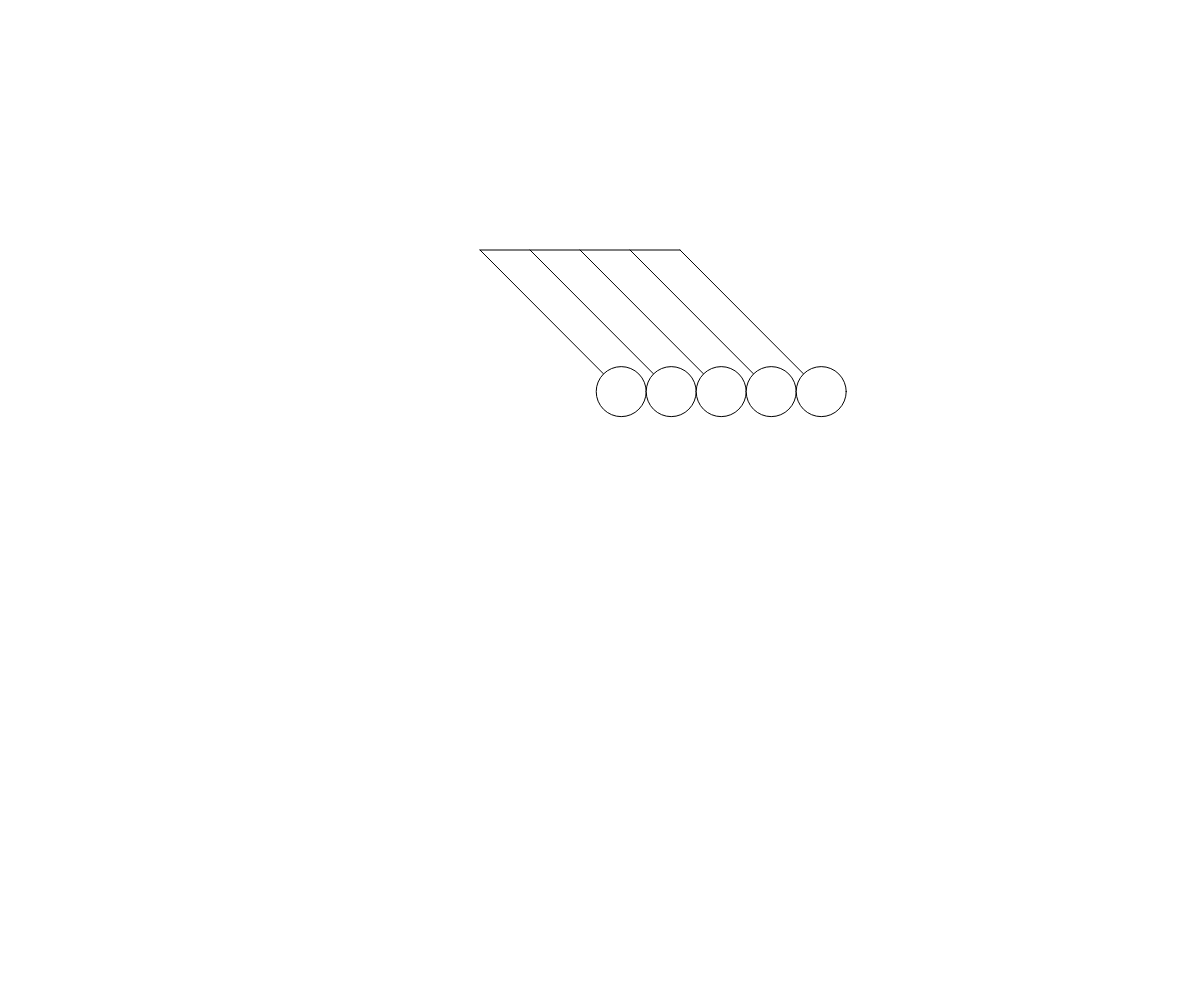
Frame 1 (no input)
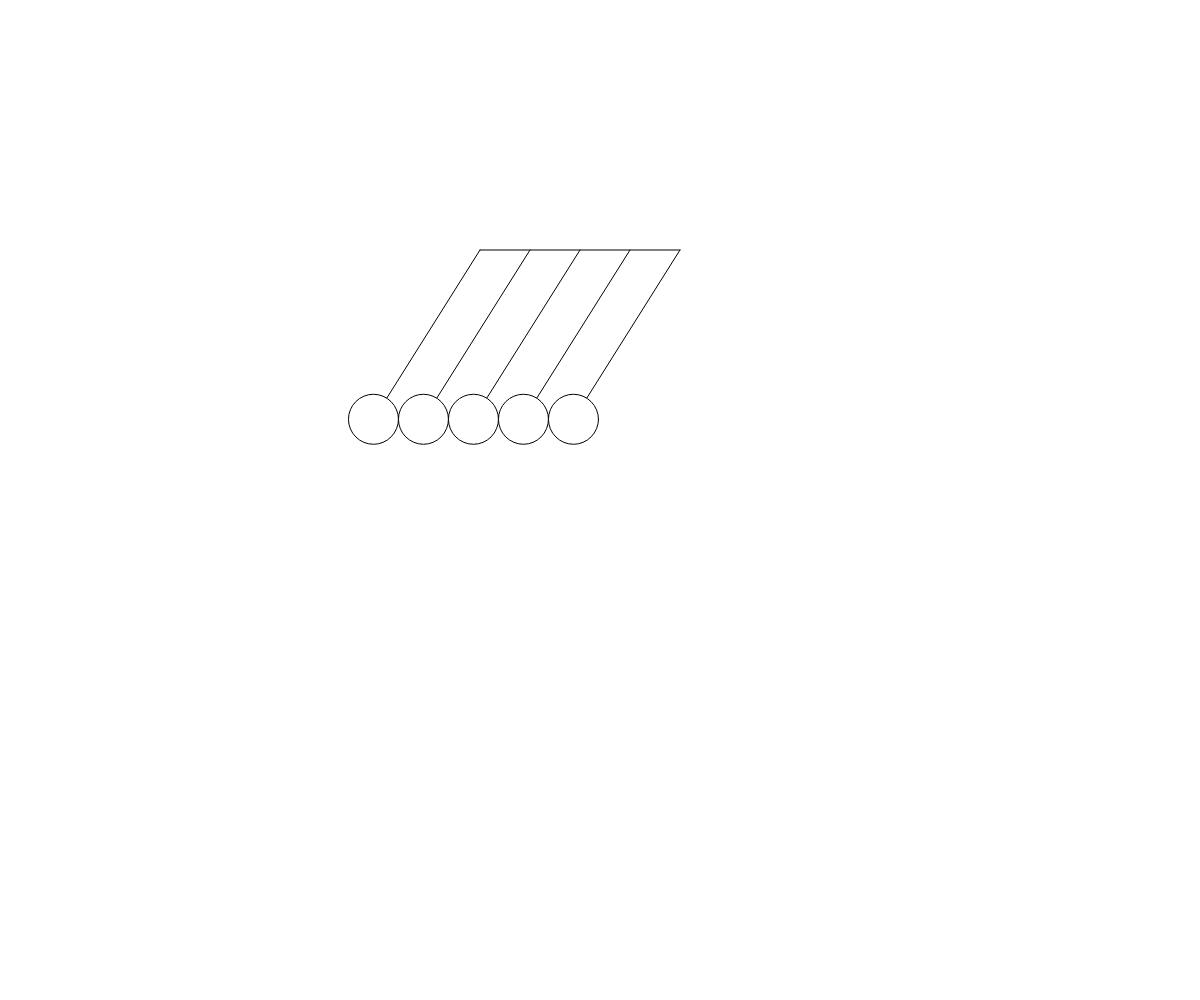
Frame 60 (no input)
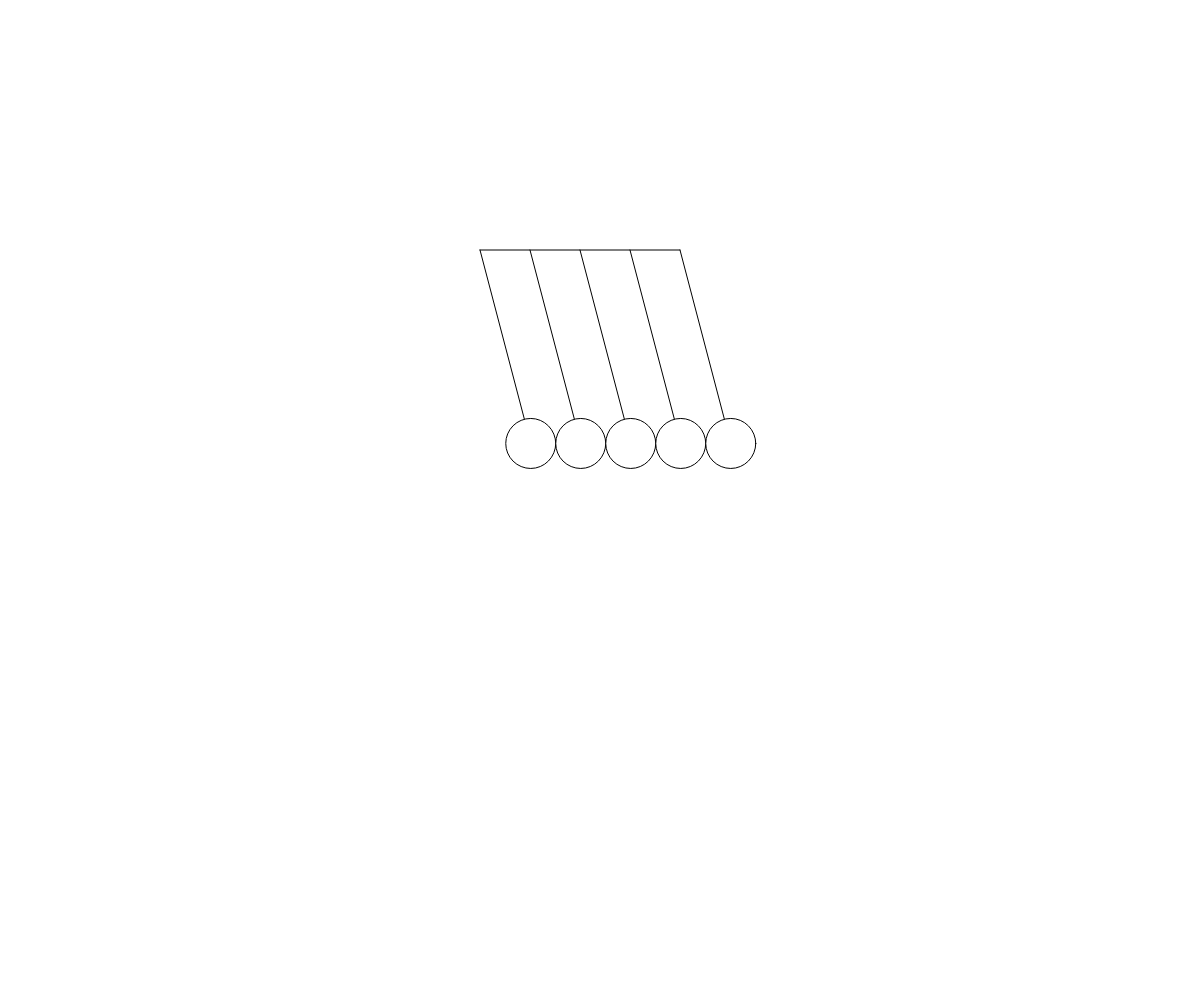
Frame 120 (the mouse pressed at the canvas centre since frame 60)

The p5.js sketch that drew these frames (run headless with seeded random() and noise() and a simulated clock; from frame 60 on, the mouse is pressed at the canvas centre):

// p5.js sketch
// ── sketch.js

let slider;

let pens=[];
let numPen =5;
let stringLen=200;
let size =50;

function setup() {
  createCanvas(windowWidth, windowHeight);
  for(let i=0;i<numPen;i++){
    pens[i] = new Pen(i*size,0,stringLen,size);
  }
  
}

function draw() {
    background(255);
    translate(width/2.5,height/4);
    line(0,0,(size*(numPen-1)),0)
    for(let pen of pens){
      pen.update();
      pen.make();
    }
    
    
}

function mousePressed(){
  for(let pen of pens){
    pen.clicked(mouseX,mouseY);
    
  }

}
// Code used from the Nature of Code https://editor.p5js.org/natureofcode/sketches/MQZWruTlD
class Pen{

  constructor(x,y,r,size){
    this.origin = createVector(x,y);
    this.pos = createVector();
    this.r = r;
    this.angle=PI/4;
    this.angleA=0.0;
    this.angleV=0.0;
    this.dampen=0.995;
    this.ballSize=size;
    this.dragging =false;
  }

  make(){
    this.pos.set(this.r * sin(this.angle), this.r * cos(this.angle), 0); 
    this.pos.add(this.origin);
    
    line(this.origin.x,this.origin.y,this.pos.x,this.pos.y);
    if (this.dragging) fill(200);
    circle(this.pos.x,this.pos.y,this.ballSize);
  }
  update(){
    if(!this.dragging){
      let gravity =0.4;
      this.angleA=((-1*gravity)/this.r) *sin(this.angle);
      this.angleV+= this.angleA;
      this.angle+=this.angleV;
      this.angleV*=this.dampen;
    }
  }

  clicked(mx, my) {
    let d = dist(mx, my, this.pos.x, this.pos.y);
    if (d < this.ballSize) {
      this.dragging = true;
    }
  }

  // This tells us we are not longer clicking on the ball
  stopDragging() {
    this.angleV = 0; // No velocity once you let go
    this.dragging = false;
  }

  drag() {
    // If we are draging the ball, we calculate the angle between the
    // pendulum origin and mouse position
    // we assign that angle to the pendulum
    if (this.dragging) {
      let diff = p5.Vector.sub(this.pivot, createVector(mouseX, mouseY)); // Difference between 2 points
      this.angle = atan2(-1 * diff.y, diff.x) - radians(90); // Angle relative to vertical axis
    }
  }
}
